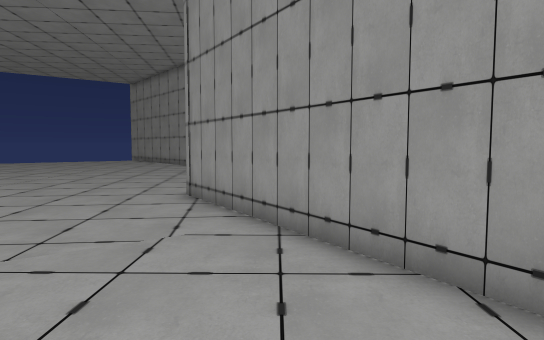
view 1 (above)

16 first-person views from a walk through a Unity game level. The camera is 1.4 m above the floor, tilts 4° down and sees 75° across. The floor is counted in squares, 1 m on a side. Each view is taken from the middle of a square. On the plan, view 1 faces up. The plan holds only what a view shows up to about 15 squares ahead; the rest is blank. The player is left out. Some animated figures are not drawn.

view 2
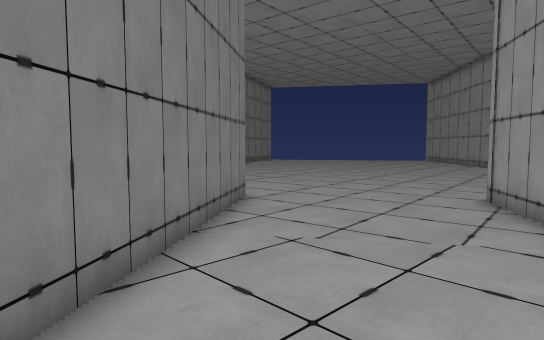

view 3
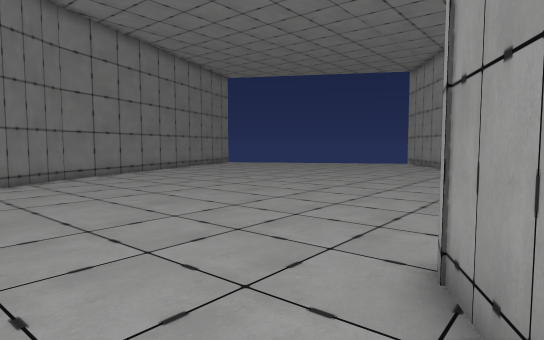

view 4
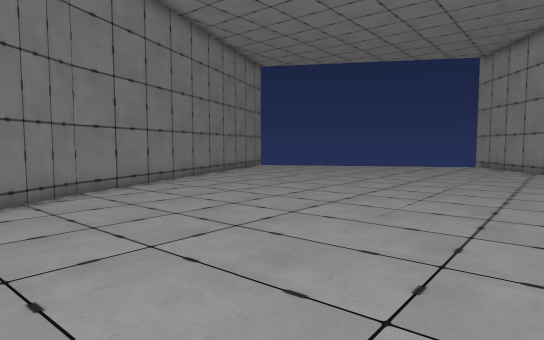

view 5
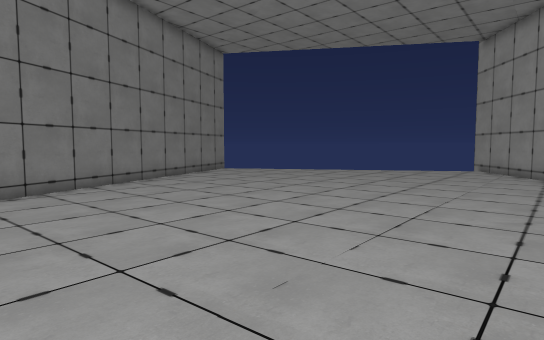

view 6
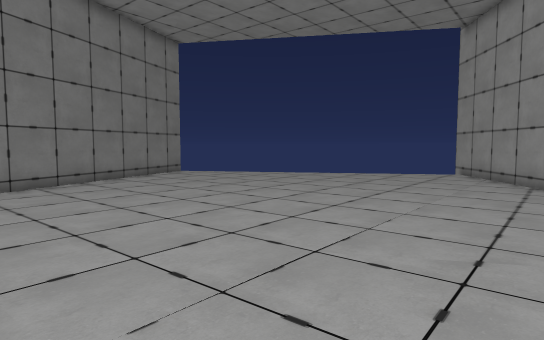

view 7
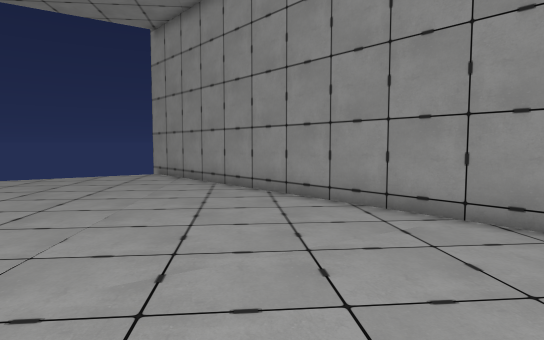

view 8
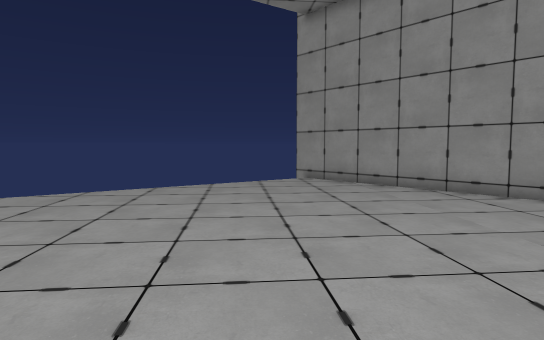

view 9
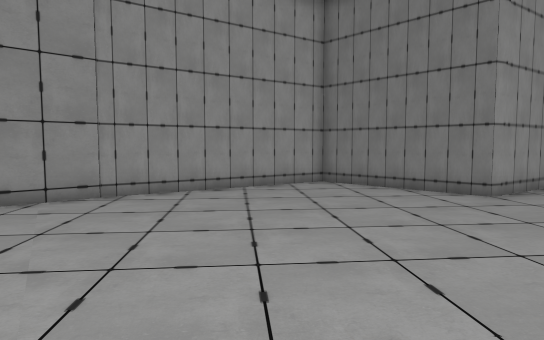

view 10
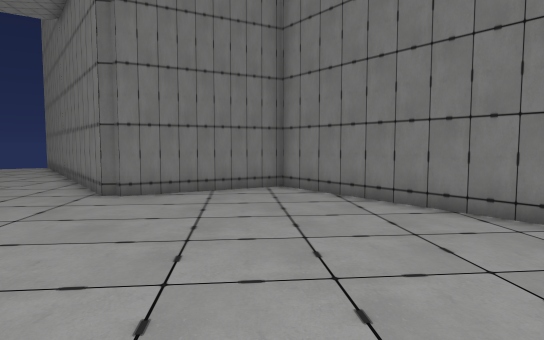

view 11
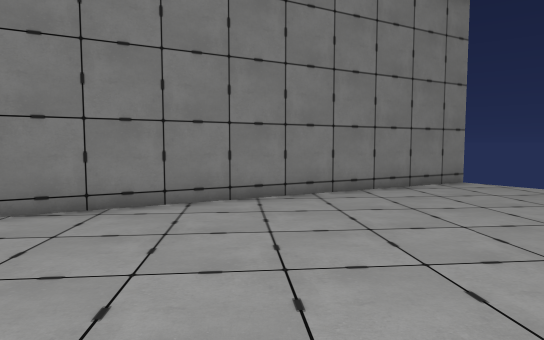

view 12
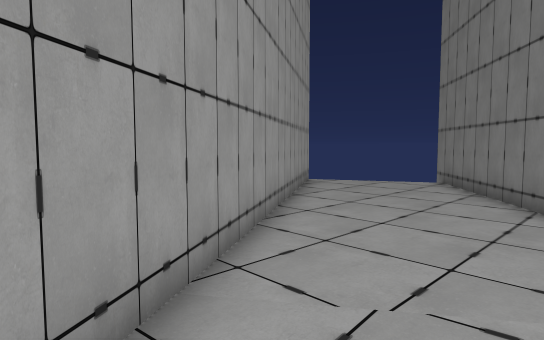

view 13
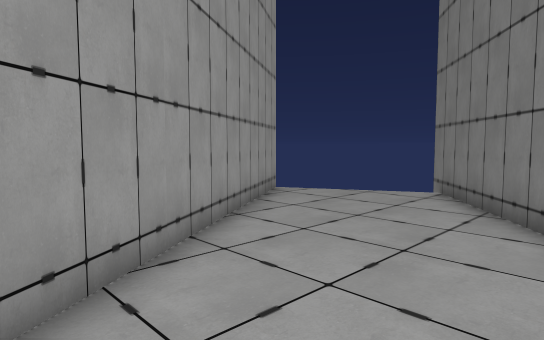

view 14
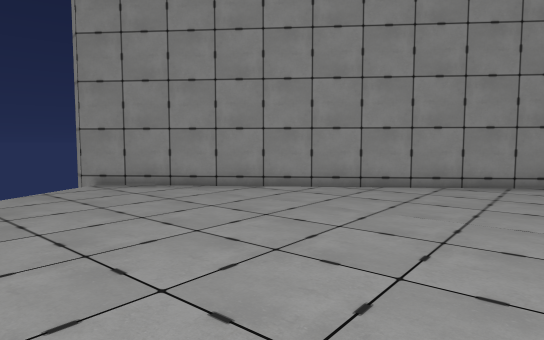

view 15
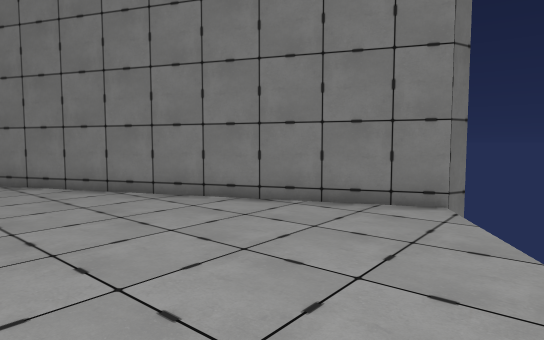

view 16
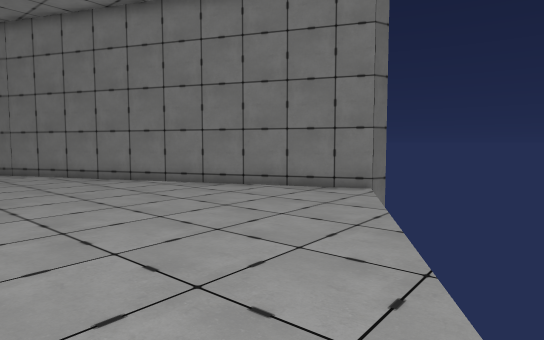

### Floor plan
Points are (right, up) in squares from view 1. A wall is a line through its corners. A room is listed if a view was taken in it or the views show most of it. See-through windows are left out.
Room 1 (views 1, 2, 3, 4, 5, 6, 7, 8, 9, 10, 11, 12, 13, 14, 15, 16)
walls: (-17, 10.2) (-12.3, 3.9) (-7.8, 6.4); (-7.7, 6.2) (-7.3, 6.3) (-2.8, 0.2); (-2.6, 20.5) (-12.8, 32.5); (-2.2, 9.5) (-2.4, 10) (1.7, 14) (-2.6, 20.6); (-24.4, 24.3) (-17, 10.1); (-1.9, -1) (2.3, -6.5); (6.3, -3.5) (-2.2, 9.7)

Where each view was taken, in squares from view 1:
view 1: 0 up, 0 right, facing up
view 2: 0 up, 0 right, facing up-left
view 3: 6 up, 1 left, facing up-left
view 4: 7 up, 6 left, facing up-left
view 5: 11 up, 7 left, facing up-left
view 6: 14 up, 7 left, facing up-left
view 7: 15 up, 7 left, facing up
view 8: 17 up, 14 left, facing up
view 9: 16 up, 12 left, facing right
view 10: 16 up, 12 left, facing down
view 11: 17 up, 11 left, facing left
view 12: 8 up, 3 left, facing down-right
view 13: 5 up, 2 left, facing down-right
view 14: 19 up, 17 left, facing up-right
view 15: 27 up, 16 left, facing down-left
view 16: 30 up, 14 left, facing down-left
